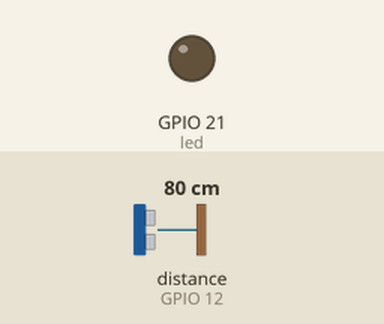
The program below on a simulated Raspberry Pi (BCM pin numbers). Shown: output pins drawn as LEDs (lit = HIGH). The inputs (shaded band) are chosen by the test bench; at power-on: distance to the obstacle (sensor on GPIO 12) 80 cm. What the program prints to the terminal is not drawn.

Above: at 1.6 s.
1.7 s: distance to the obstacle (sensor on GPIO 12) set to 22 cm
3.2 s: distance to the obstacle (sensor on GPIO 12) set to 19 cm
At 4.5 s:
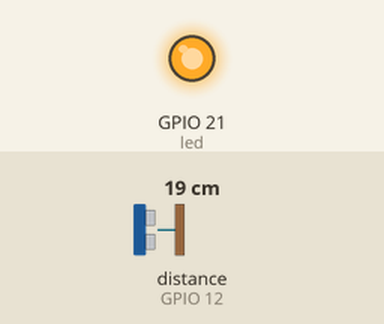
4.9 s: distance to the obstacle (sensor on GPIO 12) set to 35 cm
At 6.3 s:
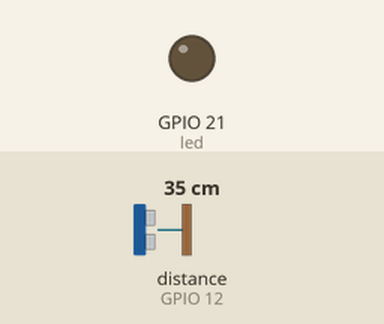
6.6 s: distance to the obstacle (sensor on GPIO 12) set to 2 cm
At 8.0 s:
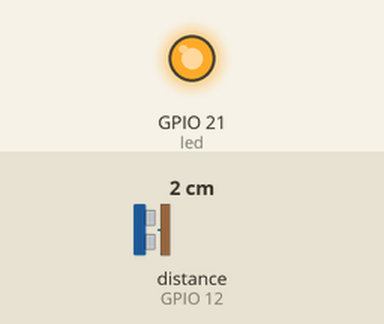
Timing chart, 0 to 9.3 s (numbered marks = the images above; inputs shaded):
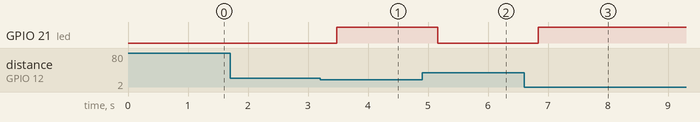

Measured:
- the behaviour switches between 21 and 20 cm on distance to the obstacle (sensor on GPIO 12) (found by bisection; images 0 and 1)
- after the input at 1.7 s, every drawn part: stays the same
- after the input at 3.2 s, GPIO 21 (led): LOW → HIGH after 0.28 s
- after the input at 4.9 s, GPIO 21 (led): HIGH → LOW after 0.26 s
- after the input at 6.6 s, GPIO 21 (led): LOW → HIGH after 0.24 s

The program:

ex19_DistanceSensor.py
```python
from gpiozero import DistanceSensor, LED
from signal import pause

sensor = DistanceSensor(12, 16, max_distance=1, threshold_distance=0.2)
led = LED(21)

sensor.when_in_range = led.on
sensor.when_out_of_range = led.off

print(f"Distance is {sensor.distance * 100}cm")
pause()
```
